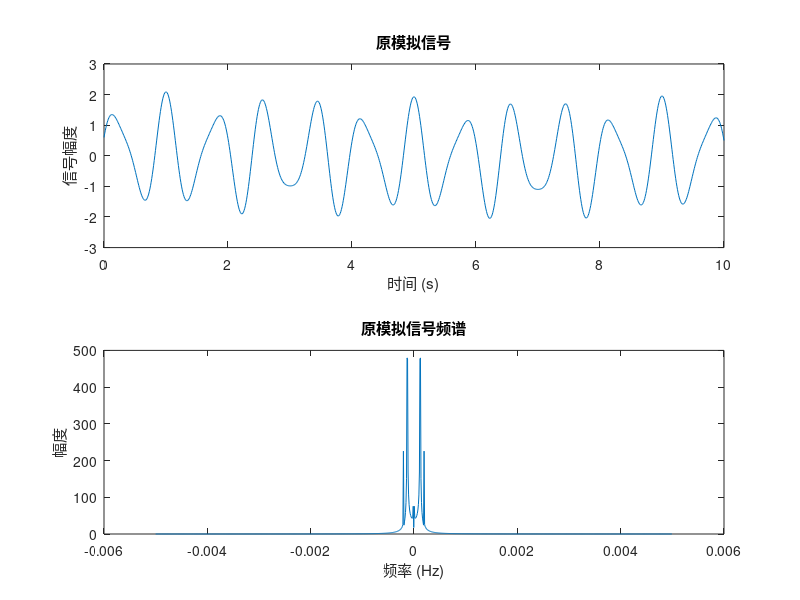
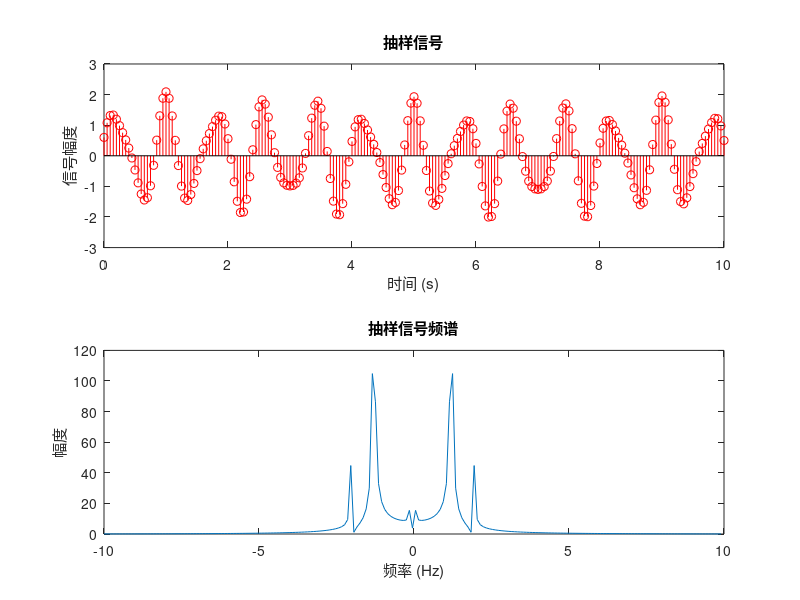

Recreate these plots in MATLAB, in order. (Note: this script raises an error after producing the figures.)
% 清除工作区中的所有变量，关闭所有图形窗口，清除命令窗口中的所有内容，
% 并关闭所有警告信息的显示。
clear; close all; clc; warning off;

%% 1. 抽样模拟信号

% 定义模拟信号的连续时间采样率和时间向量
fs_cont = 0.01;  % 连续时间采样间隔 (s)
t_cont = 0:fs_cont:10;  % 时间轴，仿真信号时间长度为10秒
% 定义模拟信号：由3个正弦波叠加而成
signal_cont = 0.1*cos(0.15*pi*t_cont) + 1.5*sin(2.5*pi*t_cont) + 0.5*cos(4*pi*t_cont);

% 进行信号的抽样，定义抽样频率和时间向量
fs = 20;  % 抽样频率为20Hz
fs_sample = 1/fs;  % 抽样间隔（s）
t_sample = 0:fs_sample:10;  % 抽样信号的时间轴
% 生成抽样后的信号
signal_sample = 0.1*cos(0.15*pi*t_sample) + 1.5*sin(2.5*pi*t_sample) + 0.5*cos(4*pi*t_sample);

%% 2. 计算频谱

% 原始模拟信号的频谱计算
n_cont = length(signal_cont);  % 信号长度
f_cont = fs_cont * (-n_cont/2:n_cont/2-1) / n_cont;  % 频率轴，重新定义频率范围
signal_cont_f = fftshift(fft(signal_cont));  % 对信号进行快速傅里叶变换 (FFT) 并调整频谱的零频位置

% 抽样信号的频谱计算
n_sample = length(signal_sample);  % 抽样信号的长度
f_sample = fs * (-n_sample/2:n_sample/2-1) / n_sample;  % 频率轴，重新定义频率范围
signal_sample_f = fftshift(fft(signal_sample));  % 对抽样信号进行FFT并调整频谱

%% 3. 绘制时域和频域图形

% 原始模拟信号时频域图
hFig = figure;
set(hFig, 'Name', '1.原始信号时频域', 'NumberTitle', 'off');
subplot(2,1,1);
plot(t_cont, signal_cont);
title('原模拟信号');
xlabel('时间 (s)');
ylabel('信号幅度');

subplot(2,1,2);
plot(f_cont, abs(signal_cont_f));
title('原模拟信号频谱');
xlabel('频率 (Hz)');
ylabel('幅度');
exportgraphics(gcf, 'results/1.原始信号时频域.png', 'Resolution', 300);

% 抽样信号时频域图
hFig = figure;
set(hFig, 'Name', ['2.抽样信号时频域（' num2str(fs) 'Hz采样）'], 'NumberTitle', 'off');
subplot(2,1,1);
stem(t_sample, signal_sample, 'r');
title('抽样信号');
xlabel('时间 (s)');
ylabel('信号幅度');

subplot(2,1,2);
plot(f_sample, abs(signal_sample_f));
title('抽样信号频谱');
xlabel('频率 (Hz)');
ylabel('幅度');
exportgraphics(gcf, ['results/2.抽样信号时频域（' num2str(fs) 'Hz采样）.png'], 'Resolution', 300);

%% 4. A律编码与解码

% A律编码参数设置
A = 87.6;  % A律编码的参数

% 归一化处理，使信号的幅度在[-1, 1]之间
signal_sample = signal_sample / max(abs(signal_sample));

% A律编码：对抽样信号进行A律编码
encoded_signal = A_law_encoding(signal_sample, A);

% 转换为8位PCM码
encoded_8bit = round((encoded_signal + 1) * 127);

% A律解码：对编码后的信号进行解码，恢复原始信号
decoded_signal = A_law_decoding(encoded_signal, A);

% 计算量化误差
quantization_error = signal_sample - decoded_signal;

% 计算均方误差 (MSE)
MSE = mean(quantization_error.^2);

% 输出编码信息和量化误差
disp('8位编码：');
disp(encoded_8bit);
disp('译码值：');
disp(decoded_signal);
disp('量化误差：');
disp(quantization_error);
disp(['均方误差(MSE): ', num2str(MSE)]);

%% 5. 绘制编码信号与译码信号对比图

hFig = figure;
set(hFig, 'Name', '3.编码信号与译码信号对比图', 'NumberTitle', 'off');
subplot(2,1,1);
plot(t_sample, encoded_signal, 'b', 'LineWidth', 1.5);
title('A律编码后的信号');
xlabel('时间 (秒)');
ylabel('编码信号幅度');

subplot(2,1,2);
plot(t_sample, decoded_signal, 'r', 'LineWidth', 1.5);
title('译码信号');
xlabel('时间 (秒)');
ylabel('幅度');
exportgraphics(gcf, 'results/3.编码信号与译码信号.png', 'Resolution', 300);

%% 6. 绘制量化误差图

hFig = figure;
set(hFig, 'Name', '4.量化误差图', 'NumberTitle', 'off');
plot(t_sample, quantization_error, 'g', 'LineWidth', 1.5);
title('量化误差');
xlabel('时间 (秒)');
ylabel('误差幅度');
exportgraphics(gcf, 'results/4.量化误差图.png', 'Resolution', 300);

%% 7. 输出结果到 Excel 文件

% 创建包含编码、解码和量化误差数据的表格
T = table(t_sample', encoded_8bit', decoded_signal', quantization_error', ...
    'VariableNames', {'Time', '8位编码', '译码值', '量化误差'});

% 将表格保存到 Excel 文件
filename = 'results/编译码数据.xlsx';
writetable(T, filename);

disp(['数据已保存到 Excel 文件: ', filename]);

%% 过程中的函数：A 律编解码

% A 律编码函数
function encoded_signal = A_law_encoding(signal, A)
    % A 律编码公式
    encoded_signal = sign(signal) .* log(1 + A * abs(signal)) / log(1 + A);
end

% A 律解码函数
function decoded_signal = A_law_decoding(encoded_signal, A)
    % A 律解码公式
    decoded_signal = sign(encoded_signal) .* ((1 + A).^abs(encoded_signal) - 1) / A;
end
